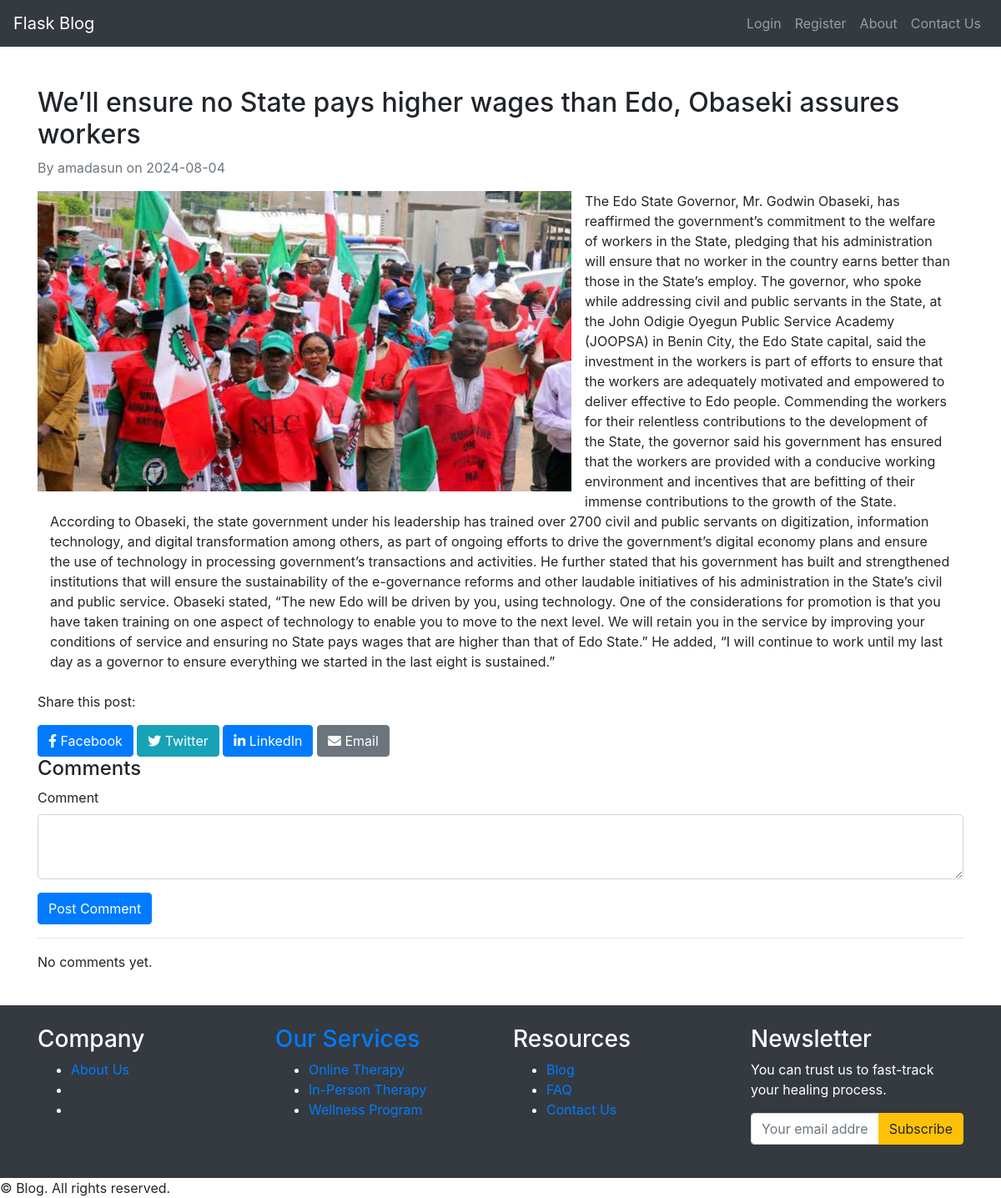
The app's page /post/3, older data.
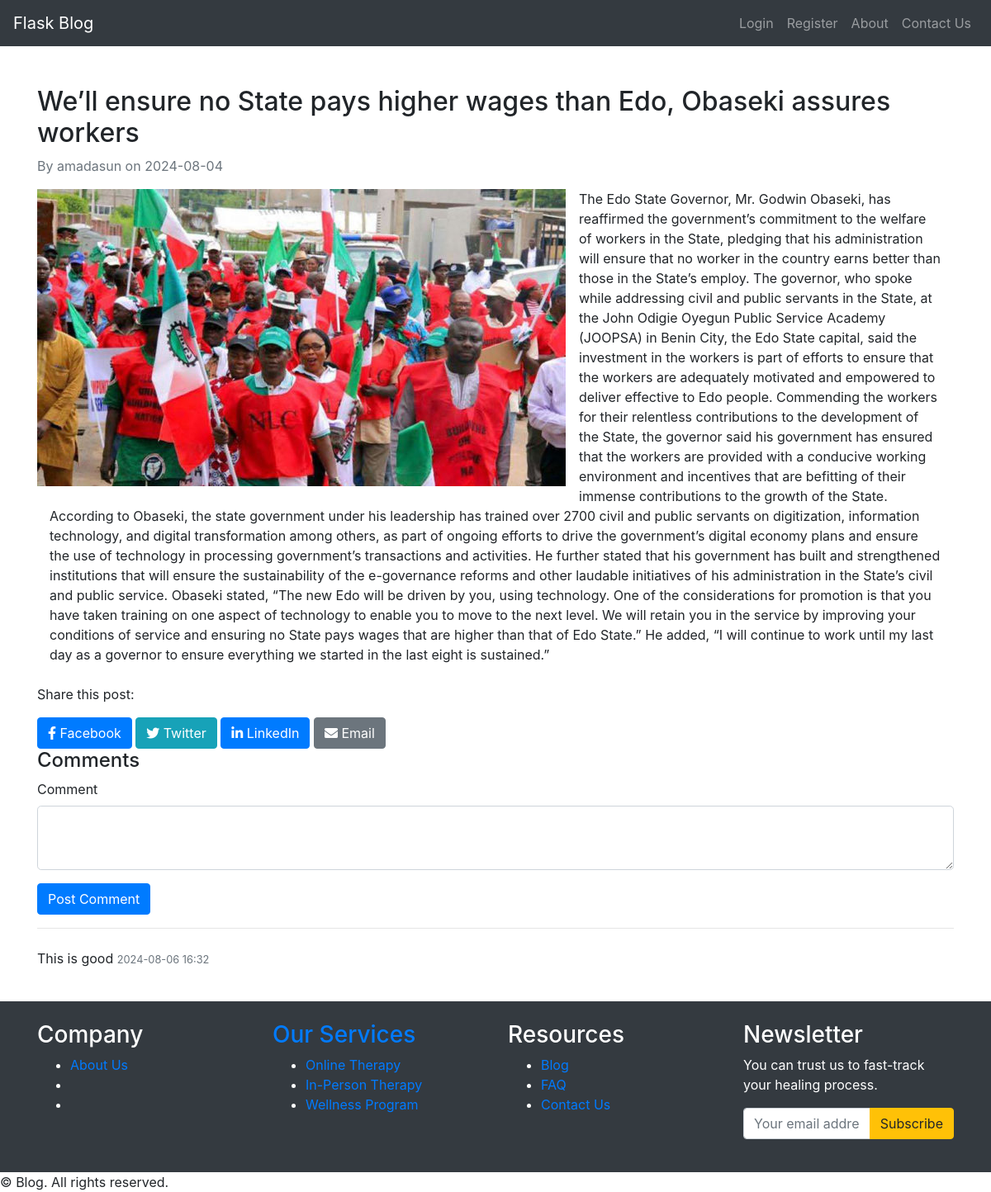
The same page, newer data.
### app/models.py (models this page shows, shortened)
class Comment(db.Model):
    id = db.Column(db.Integer, primary_key=True)
    content = db.Column(db.Text, nullable=False)
    date_posted = db.Column(db.DateTime, nullable=False, default=datetime.utcnow)
    approved = db.Column(db.Boolean, default=False)  # Moderation status
    post_id = db.Column(db.Integer, db.ForeignKey('post.id'), nullable=False)
    author_id = db.Column(db.Integer, db.ForeignKey('user.id'), nullable=False)

### app/routes.py (the view, shortened to what this page needs)
@main.route('/post/<int:post_id>', methods=['GET', 'POST'])
def post(post_id):
    post = Post.query.get_or_404(post_id)
    formatted_content = convert_to_paragraphs(post.content)
    form = CommentForm()
    comments = Comment.query.filter_by(post_id=post.id, approved=True).all()
    return render_template('post.html',
                           title=post.title,
                           post=post,
                           form=form,
                           formatted_content=formatted_content,
                           comments=comments)

### app/forms.py
class CommentForm(FlaskForm):
    content = TextAreaField('Comment', validators=[DataRequired()])
    submit = SubmitField('Post Comment')

### app/utils/convert.py (called while the page is built)
def convert_to_paragraphs(text_content):
    paragraphs = text_content.split('\n')
    paragraph_content = ''.join(f'<p>{p.strip()}</p>' for p in paragraphs if p.strip())
    return Markup(paragraph_content)

### app/templates/post.html (shortened to what this page needs)
{% extends "base.html" %}
{% block content %}
<article class="mt-4">
    <h2>{{ post.title }}</h2>
    <p class="text-muted">By {{ post.author.username }} on {{ post.date_posted.strftime('%Y-%m-%d') }}</p>
    <img src="{{ url_for('static', filename='featured_images/' + (post.image_file if post.image_file else 'default.jpg')) }}"
         class="featured-img float-left mr-3 mb-3"
         alt="Featured Image">
    <div class="col-md-12">
        <div class="post-content">
            {{ post.content|safe }}
        </div>
    </div>
    <div class="social-share mt-4">
        <p>Share this post:</p>
        <a href="https://www.facebook.com/sharer/sharer.php?u={{ request.url }}" target="_blank" class="btn btn-primary">
            <i class="fab fa-facebook-f"></i> Facebook
        </a>
        <a href="https://twitter.com/intent/tweet?url={{ request.url }}&text={{ post.title }}" target="_blank" class="btn btn-info">
            <i class="fab fa-twitter"></i> Twitter
        </a>
        <a href="https://www.linkedin.com/shareArticle?mini=true&url={{ request.url }}&title={{ post.title }}" target="_blank" class="btn btn-primary">
            <i class="fab fa-linkedin-in"></i> LinkedIn
        </a>
        <a href="mailto:?subject={{ post.title }}&body=Check out this article: {{ request.url }}" class="btn btn-secondary">
            <i class="fas fa-envelope"></i> Email
        </a>
    </div>
    <section class="content-section">
        <h4>Comments</h4>
        <form method="POST">
            <div class="form-group">
                {{ form.content.label(class="form-control-label") }}
                {{ form.content(class="form-control form-control-lg") }}
            </div>
            <div class="form-group">
                {{ form.submit(class="btn btn-primary") }}
            </div>
        </form>
    </section>
    <hr>
    <section class="content-section">
        {% for comment in comments %}
        <div class="media mb-3">
            <div class="media-body">
                {{ comment.content }}
                <small class="text-muted">{{ comment.date_posted.strftime('%Y-%m-%d %H:%M') }}</small>
            </div>
        </div>
        {% else %}
        <p>No comments yet.</p>
        {% endfor %}
    </section>
</article>
{% endblock %}

Row changes from the older to the newer data that the page shows:
added Comment: content "This is good", date_posted "2024-08-06 16:32"
Text that changed along with them:
text no longer shown: "No comments yet."
